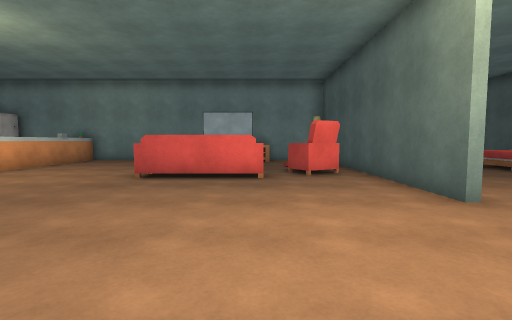
[1] (above)

16 first-person views from a walk through a 3-D level made in the Unity game engine. The camera is 1.2 m above the floor, tilts 4° down and sees 85° across. The floor is counted in squares, 1.2 m on a side. Each view is taken from the middle of a square. On the plan, view 1 faces up. The plan holds only what a view shows up to about 12 squares ahead; the rest is blank. The player is left out. Surface patterns are stand-ins for the level's own textures.

[2]
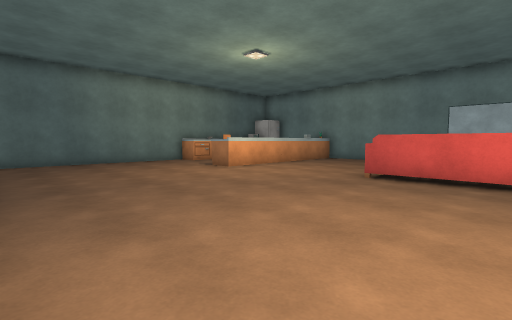

[3]
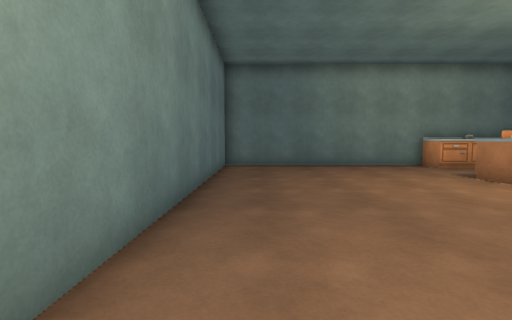

[4]
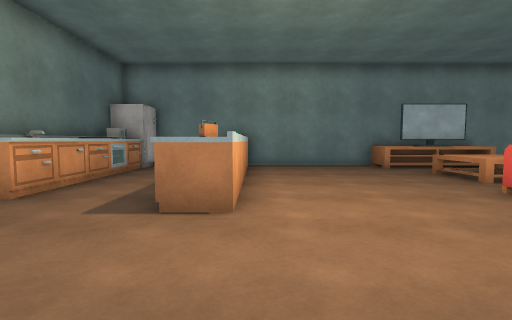

[5]
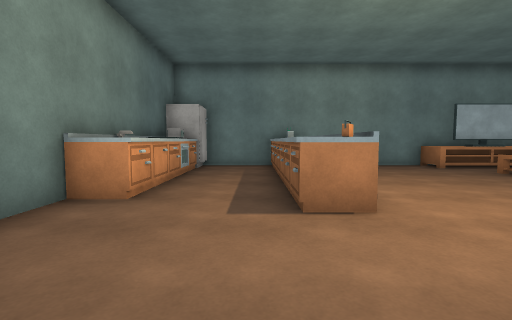

[6]
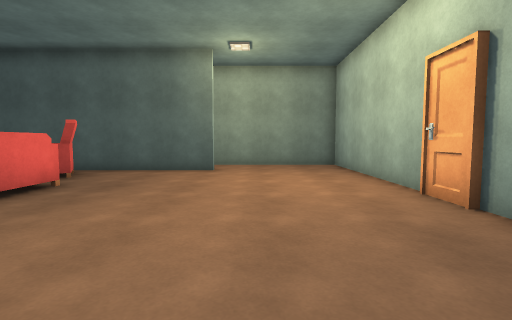

[7]
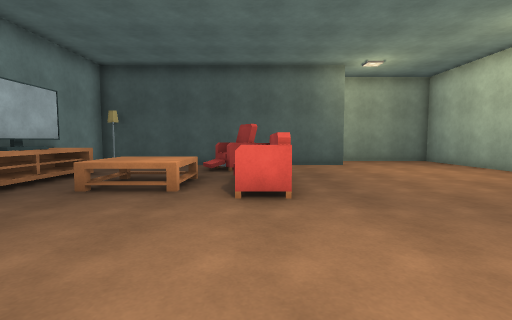

[8]
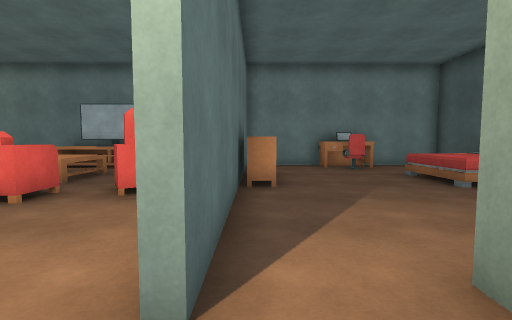

[9]
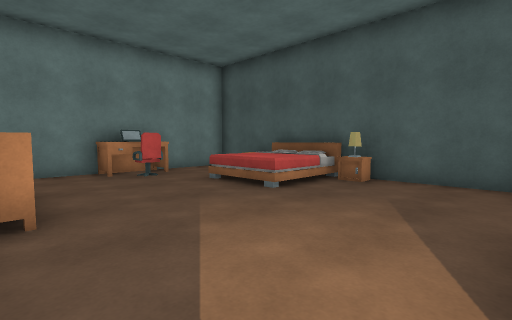

[10]
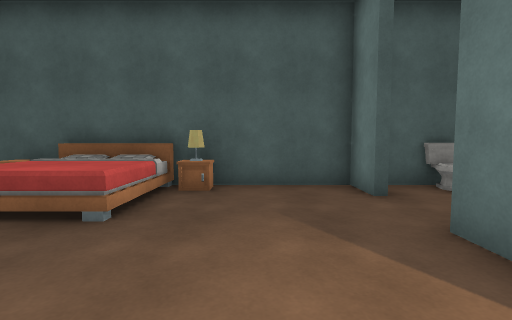

[11]
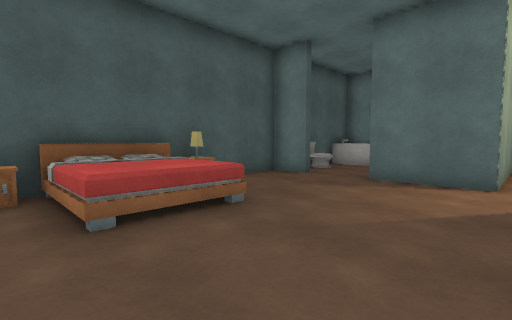

[12]
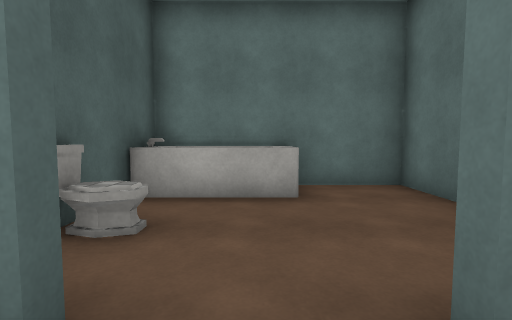

[13]
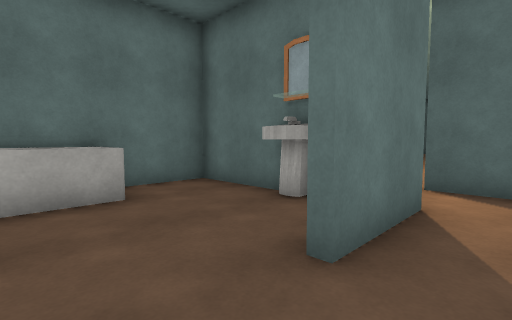

[14]
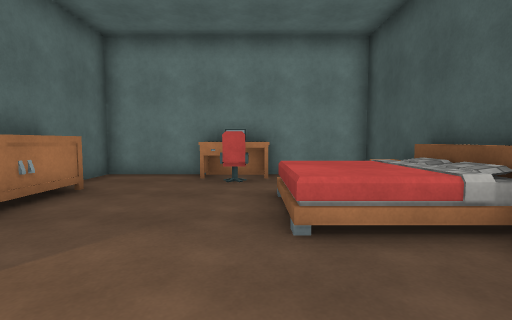

[15]
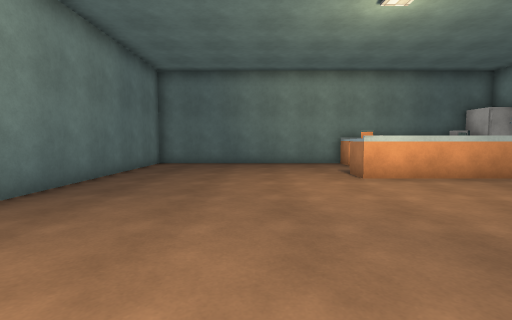

[16]
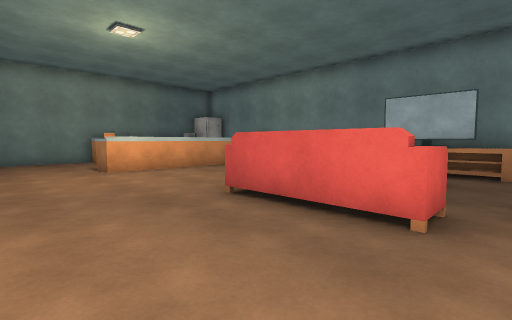

### Floor plan
Points are (right, up) in squares from view 1. A wall is a line through its corners. A room is listed if a view was taken in it or the views show most of it. See-through windows are left out.
Room 1 (views 1, 2, 3, 4, 5, 6, 7, 8, 15, 16)
walls: (-3.4, 14.2) (-11.5, 14.2); (-13.2, 7.5) (-13.2, -0.2) (5.5, -0.2) (5.5, 4.9); (3.4, 4.4) (3.4, 14.2) (0.4, 14.2)
ways out: opening at (4, 5) to room 2
objects: other object (-13, 8) to (-12, 9); other object (-13, 10) to (-12, 10); other object (-13, 11) to (-12, 11); other object (-13, 12); other object (-13, 13); other object (-12, 12); other object (-12, 13) to (-12, 14); other object (-9, 7); other object (-9, 8); other object (-9, 9); other object (-9, 10); other object (-9, 11); other object (-9, 12); other object (-9, 13); other object (-3, 8) to (0, 8); other object (-3, 13) to (-2, 14); other object (-2, 10) to (-1, 11); other object (-2, 13) to (-1, 14); other object (0, 13) to (0, 14); other object (2, 8) to (2, 9)
Room 2 (views 9, 10, 11, 12, 13, 14)
walls: (4.5, 8.9) (3.8, 8.9); (4.4, 11.8) (4.4, 9.8); (5.5, 4.9) (8, 4.9); (10, 4.5) (10, 4.9) (11.3, 4.9) (11.3, 14.2) (3.6, 14.2) (3.6, 4.4)
ways out: opening at (4, 5) to room 1; opening at (8.5, 5)
objects: other object (7, 13) to (8, 13); other object (9, 9) to (11, 11); other object (11, 12)

Where each view was taken, in squares from view 1:
view 1: 0 up, 0 right, facing up
view 2: 0 up, 0 right, facing up-left
view 3: 1 up, 2 left, facing left
view 4: 3 up, 8 left, facing up
view 5: 3 up, 10 left, facing up
view 6: 3 up, 6 left, facing right
view 7: 8 up, 8 left, facing right
view 8: 3 up, 4 right, facing up
view 9: 5 up, 4 right, facing up-right
view 10: 7 up, 5 right, facing right
view 11: 12 up, 5 right, facing down-right
view 12: 6 up, 9 right, facing down
view 13: 6 up, 10 right, facing down-left
view 14: 6 up, 8 right, facing up
view 15: 4 up, 1 left, facing left
view 16: 4 up, 1 right, facing up-left
